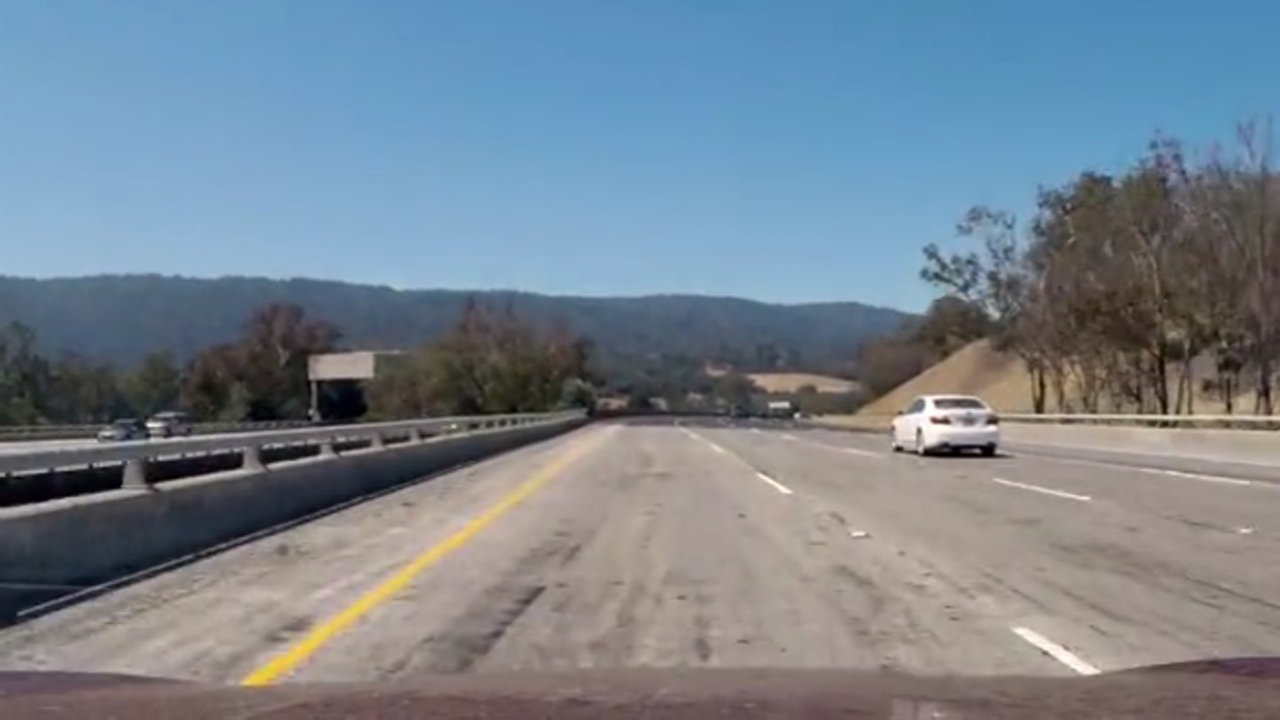
#> input picture CarND-Advanced-Lane-Lines/test_images/22-1.jpg, 1280 x 720 px, found by its file name; its folder holds only this picture in this run
$ jupyter execute --allow-errors P1.ipynb   (shell and % lines are left out)
#> lines starting #> are read from the running program, lines starting #| are printed output that depends on the picture; after the words box and inside, x2 and y2 are one past the last pixel; in counts of white or black regions, pixels touching at a corner belong together
[cell 1]
#importing some useful packages
import matplotlib.pyplot as plt
import matplotlib.image as mpimg
import numpy as np
import cv2
import os,sys
from moviepy.editor import VideoFileClip
from IPython.display import HTML
import math

[cell 2]
import math

def grayscale(img):
    """Applies the Grayscale transform
    This will return an image with only one color channel
    but NOTE: to see the returned image as grayscale
    (assuming your grayscaled image is called 'gray')
    you should call plt.imshow(gray, cmap='gray')"""
    return cv2.cvtColor(img, cv2.COLOR_RGB2GRAY)
    # Or use BGR2GRAY if you read an image with cv2.imread()
    # return cv2.cvtColor(img, cv2.COLOR_BGR2GRAY)

## edge detection
def canny(img, low_threshold, high_threshold):
    """Applies the Canny transform"""
    return cv2.Canny(img, low_threshold, high_threshold)

def gaussian_blur(img, kernel_size):
    """Applies a Gaussian Noise kernel"""
    return cv2.GaussianBlur(img, (kernel_size, kernel_size), 0)

def region_of_interest(img, vertices):
    """
    Applies an image mask.

    Only keeps the region of the image defined by the polygon
    formed from `vertices`. The rest of the image is set to black.
    """
    #defining a blank mask to start with
    mask = np.zeros_like(img)

    #defining a 3 channel or 1 channel color to fill the mask with depending on the input image
    if len(img.shape) > 2:
        channel_count = img.shape[2]  # i.e. 3 or 4 depending on your image
        ignore_mask_color = (255,) * channel_count
    else:
        ignore_mask_color = 255

    #filling pixels inside the polygon defined by "vertices" with the fill color
    cv2.fillPoly(mask, vertices, ignore_mask_color)

    #returning the image only where mask pixels are nonzero
    masked_image = cv2.bitwise_and(img, mask)
    return masked_image


def draw_lines(img, lines, color=[255, 0, 0], thickness=2):
    """
    NOTE: this is the function you might want to use as a starting point once you want to
    average/extrapolate the line segments you detect to map out the full
    extent of the lane (going from the result shown in raw-lines-example.mp4
    to that shown in P1_example.mp4).

    Think about things like separating line segments by their
    slope ((y2-y1)/(x2-x1)) to decide which segments are part of the left
    line vs. the right line.  Then, you can average the position of each of
    the lines and extrapolate to the top and bottom of the lane.

    This function draws `lines` with `color` and `thickness`.
    Lines are drawn on the image inplace (mutates the image).
    If you want to make the lines semi-transparent, think about combining
    this function with the weighted_img() function below
    """
    for line in lines:
        for x1,y1,x2,y2 in line:
            cv2.line(img, (x1, y1), (x2, y2), color, thickness)

# [56 lines left out: function draw_extended_lines, not called in this run]

def hough_lines(extended, img, rho, theta, threshold, min_line_len, max_line_gap):
    """
    `img` should be the output of a Canny transform.

    Returns an image with hough lines drawn.
    """
    lines = cv2.HoughLinesP(img, rho, theta, threshold, np.array([]), minLineLength=min_line_len, maxLineGap=max_line_gap)
    line_img = np.zeros((img.shape[0], img.shape[1], 3), dtype=np.uint8)
    if(extended == False):
        draw_lines(line_img, lines)
    else:
        draw_extended_lines(line_img, lines)
    return line_img

# Python 3 has support for cool math symbols.

def weighted_img(img, initial_img, α=0.8, β=1., γ=0.):
    """
    `img` is the output of the hough_lines(), An image with lines drawn on it.
    Should be a blank image (all black) with lines drawn on it.

    `initial_img` should be the image before any processing.

    The result image is computed as follows:

    initial_img * α + img * β + γ
    NOTE: initial_img and img must be the same shape!
    """
    return cv2.addWeighted(initial_img, α, img, β, γ)

[cell 3]
import os
os.listdir("test_images/")

[cell 4]
## Test on Images

[cell 5]
def process_image(extended, origin_image):
    # NOTE: The output you return should be a color image (3 channel) for processing video below
    # TODO: put your pipeline here,
    # you should return the final output (image where lines are drawn on lanes)
    ## grayscale
    grayimg = grayscale(origin_image)

    ## edge detection
    input_img = grayimg
    blurimg = gaussian_blur(input_img, 5)
    cannyimg = canny(input_img, 100, 220)

    ## roi
    input_img = cannyimg
    vertices = np.array([[(0, input_img.shape[0]), (input_img.shape[1], input_img.shape[0]), ((input_img.shape[1]/2), 300)]], dtype= np.int32)
    roiimage = region_of_interest(input_img, vertices)

    ## hough transform
    input_img = roiimage
    rho= 2
    theta= 1 * np.pi/180
    threshold= 5
    min_line_len= 50
    max_line_gap= 3
    houghimg = hough_lines(extended, input_img, rho, theta, threshold, min_line_len, max_line_gap)
    ognimg = np.copy(origin_image)
    wightedimg = weighted_img(houghimg, ognimg)

    return wightedimg

OutputDir = 'test_images_output/'
if(os.path.exists(OutputDir) == False):
    os.makedirs(OutputDir)
for img in os.listdir("test_images/"):
    #reading in an image
    origin_image = mpimg.imread('test_images/%s' % img)
#> origin_image is the input picture: shape (720, 1280, 3); mean R, G, B 118.7, 131.1, 142.5

    #printing out some stats and plotting
    print('This image is:', type(origin_image), 'with dimensions:', origin_image.shape)
#| This image is: <class 'numpy.ndarray'> with dimensions: (720, 1280, 3)
    plt.imshow(origin_image)  # if you wanted to show a single color channel image called 'gray', for example, call as plt.imshow(gray, cmap='gray')
#> (this line was passed over: IPython is not available in this run)
    plt.show()

    resultimg = process_image(False, origin_image)
#> in canny, `return cv2.Canny(img, low_threshold, high_threshold)`:
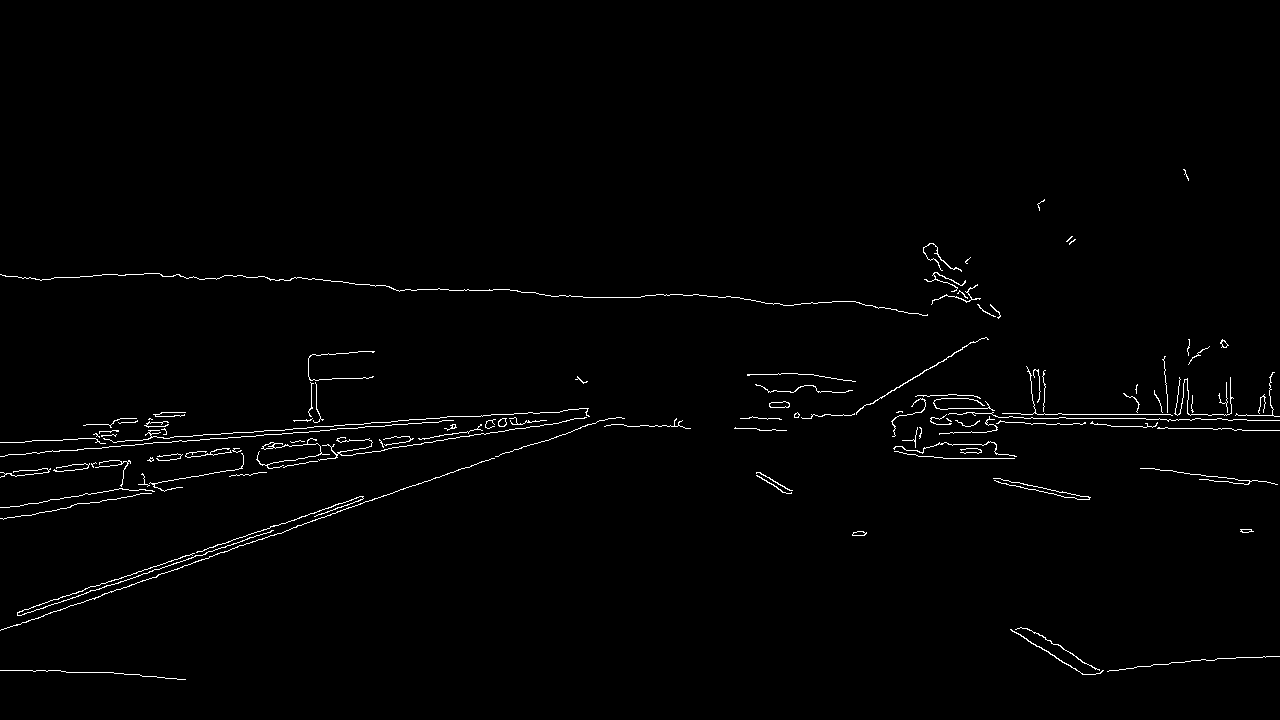
#> returned value: shape (720, 1280); 1.2% white in thin lines or dots, all inside (x1, y1, x2, y2) = (0, 169, 1280, 680)
#> in region_of_interest, `masked_image = cv2.bitwise_and(img, mask)`:
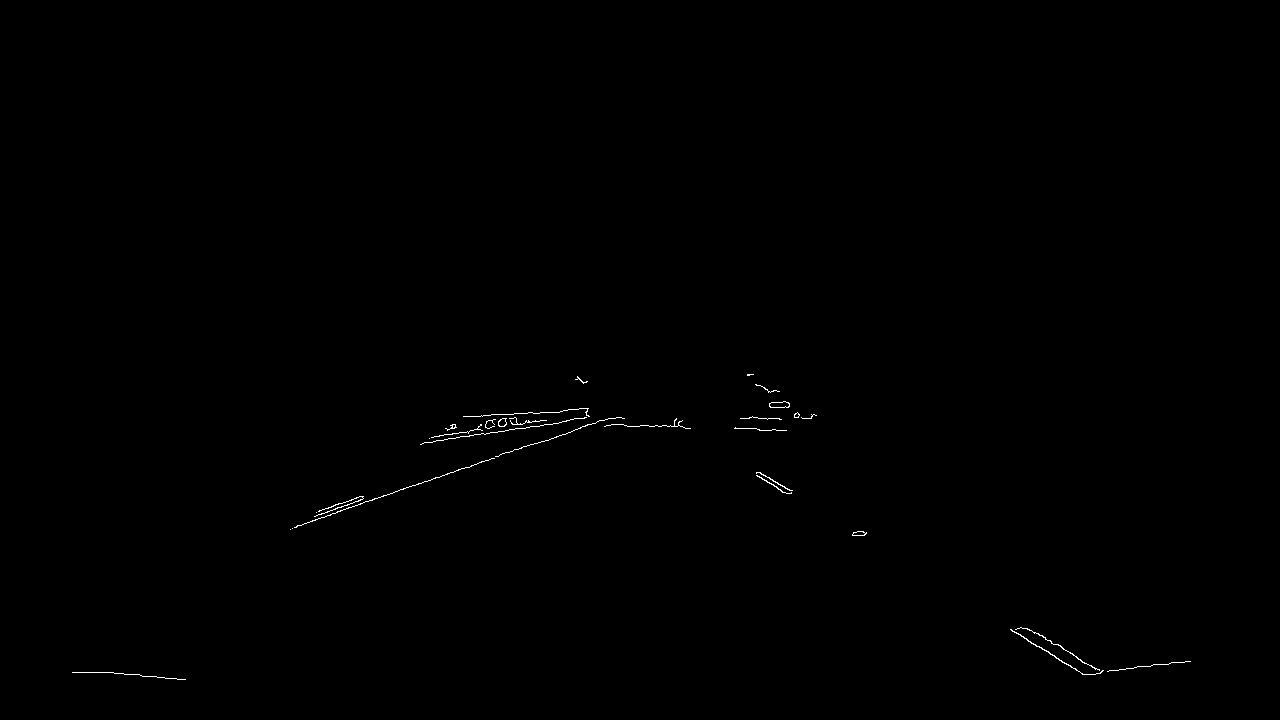
#> masked_image: shape (720, 1280); 0.21% white in thin lines or dots, all inside (x1, y1, x2, y2) = (72, 374, 1191, 680)
#> in hough_lines, `lines = cv2.HoughLinesP(img, rho, theta, threshold, np.array([]), minL..`: lines = [[426, 481, 491, 458], [1011, 629, 1083, 674], [368, 501, 418, 483], [324, 517, 374, 498]]
#> the loop in draw_lines, `for line in lines:` made 4 passes
#> in weighted_img, `return cv2.addWeighted(initial_img, α, img, β, γ)`:
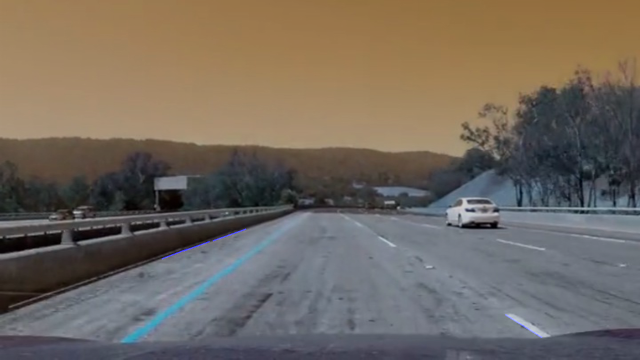
#> returned value: shape (720, 1280, 3) (shown at 1/2 size); mean of channels 0, 1, 2 95, 104.9, 114; drawn as B, G, R

    plt.imshow(resultimg, cmap='Greys_r')
#> (this line was passed over: IPython is not available in this run)
    plt.show()
    # save
    plt.imsave('%s/%s' % (OutputDir, img), resultimg)
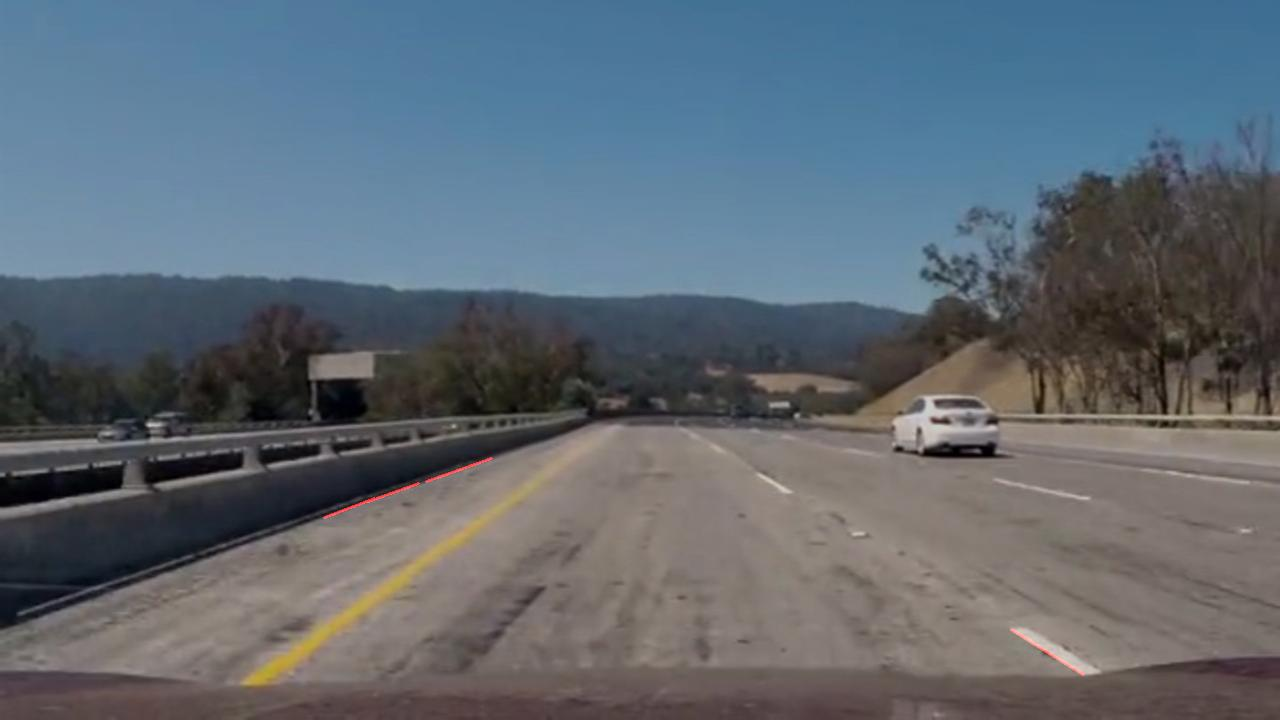
#> saved as 22-1.jpg: shape (720, 1280, 3); mean R, G, B 95, 104.8, 114.2

$ run again, on CarND-Advanced-Lane-Lines/test_images/23-2.jpg
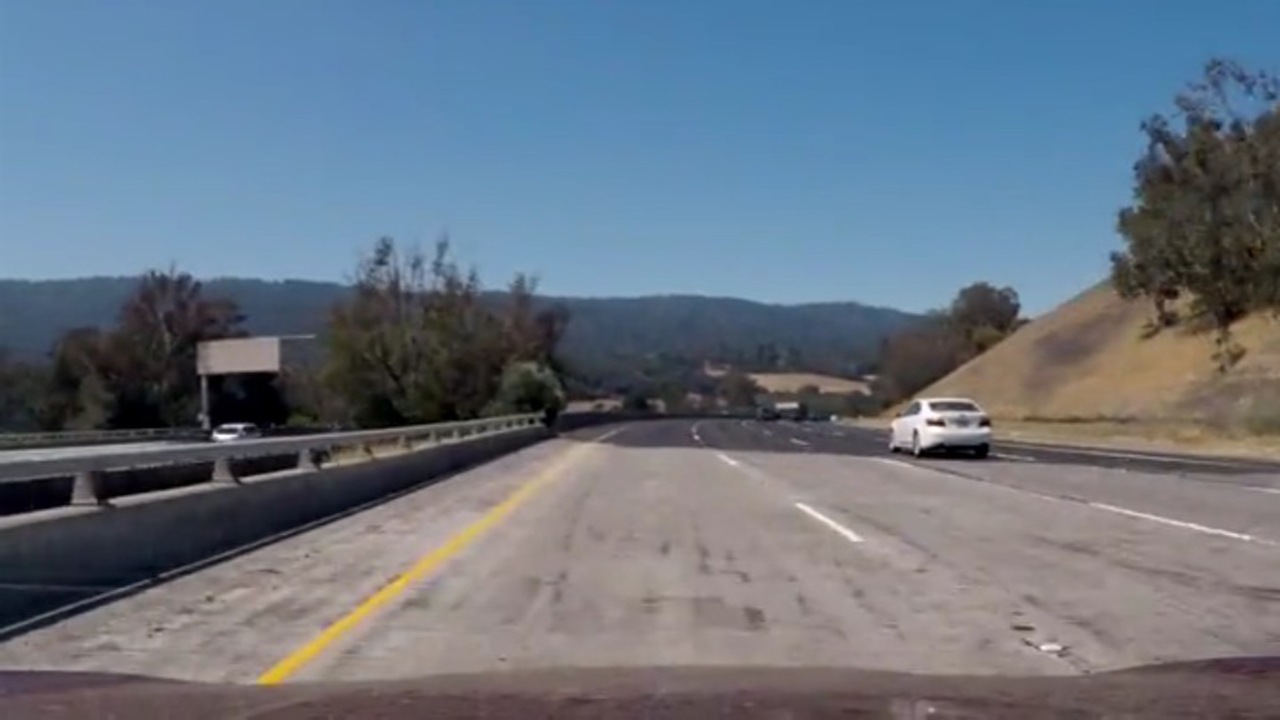
#> input picture CarND-Advanced-Lane-Lines/test_images/23-2.jpg, 1280 x 720 px, found by its file name
#> origin_image is the input picture: shape (720, 1280, 3); mean R, G, B 104.9, 116.1, 129.2
#| This image is: <class 'numpy.ndarray'> with dimensions: (720, 1280, 3)
#> mask: shape (720, 1280); 29.2% white; 1 white region, box (x1, y1, x2, y2) and area: (1, 300, 1280, 720) 269020
#> in region_of_interest, `masked_image = cv2.bitwise_and(img, mask)`:
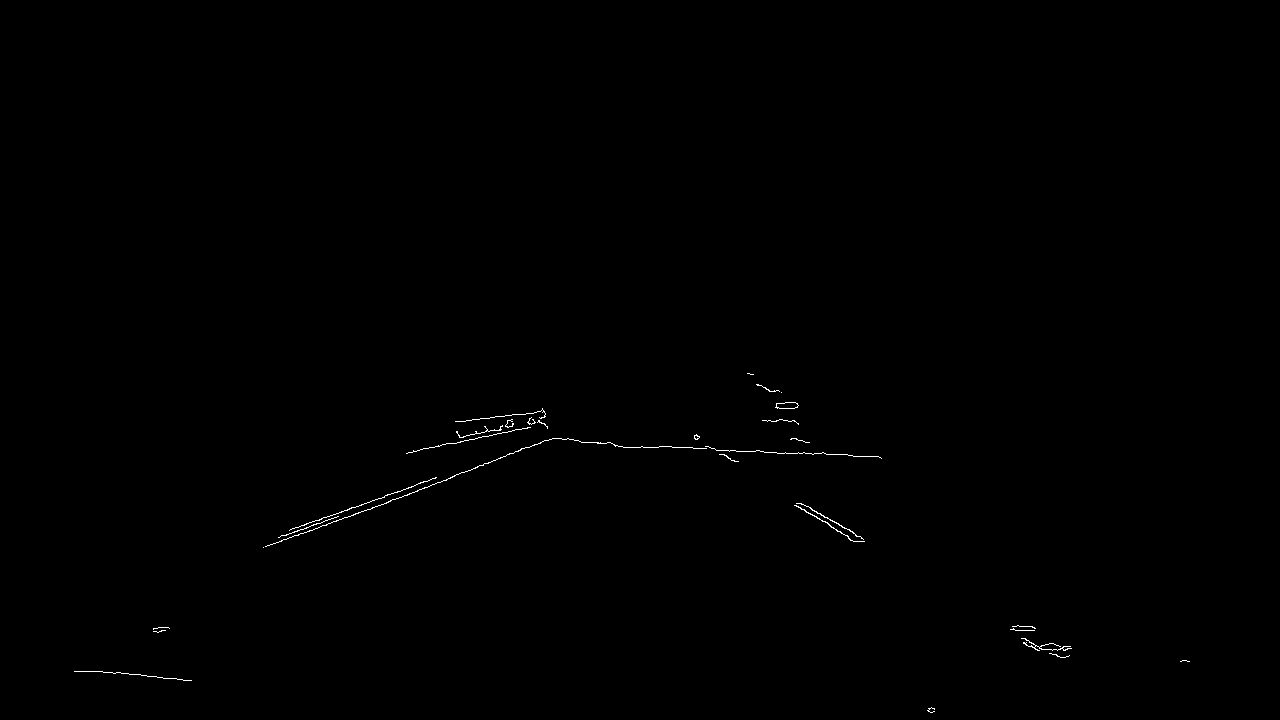
#> masked_image: shape (720, 1280); 0.22% white in thin lines or dots, all inside (x1, y1, x2, y2) = (74, 373, 1190, 713)
#> lines = [[289, 530, 369, 502], [263, 547, 429, 486], [141, 675, 191, 680], [285, 535, 338, 516]]
#> the loop in draw_lines, `for line in lines:` made 4 passes
#> `plt.imsave('%s/%s' % (OutputDir, img), resultimg)`:
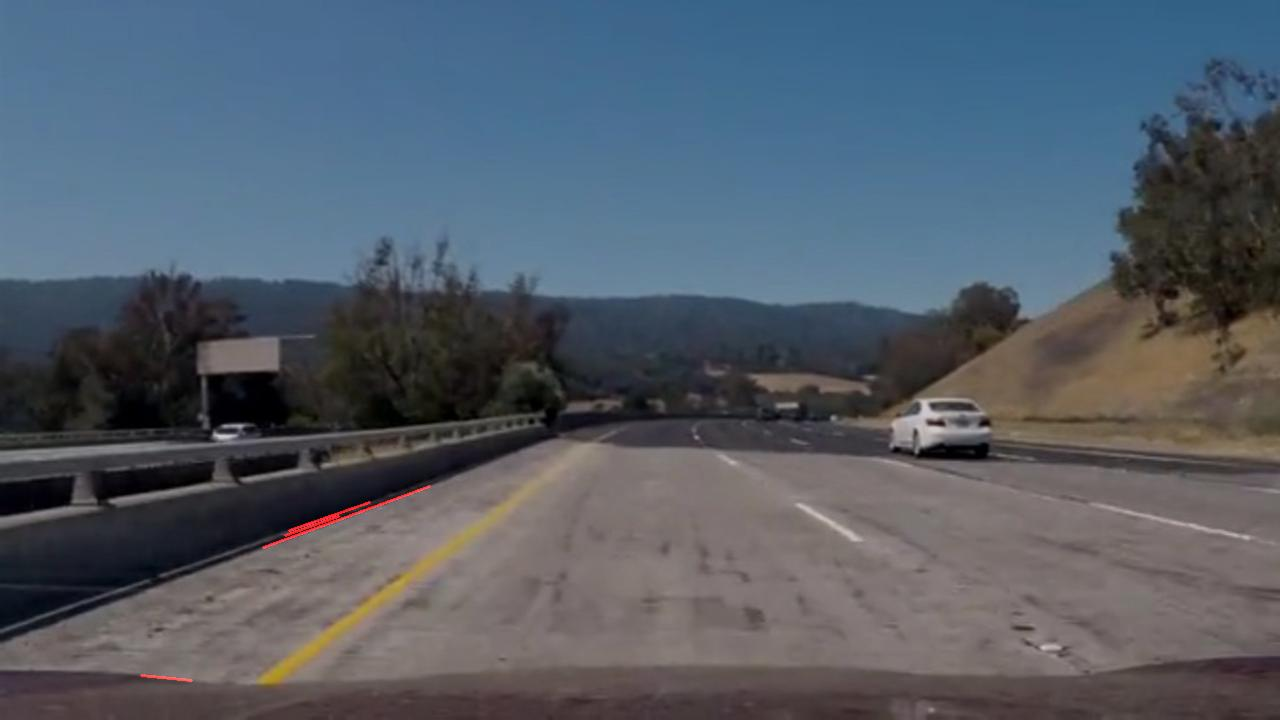
#> saved as 23-2.jpg: shape (720, 1280, 3); mean R, G, B 84.1, 92.7, 103.6
